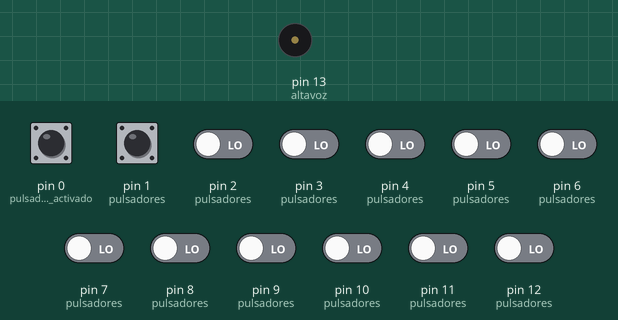
Simulated run of this sketch. Board: Arduino Uno, built with avr-gcc and run on an emulated ATmega328P. On the bench: buzzer (waves = sounding). Inputs (shaded band) come from the test bench; at power-on: pin 0 (pulsador_activado) HIGH, pin 1 (pulsadores), pin 2 (pulsadores), pin 3 (pulsadores), pin 4 (pulsadores), pin 5 (pulsadores), pin 6 (pulsadores), pin 7 (pulsadores), pin 8 (pulsadores), pin 9 (pulsadores), pin 10 (pulsadores), pin 11 (pulsadores), pin 12 (pulsadores) LOW.

Above: at 1.2 s.
1.3 s: pin 1 (pulsadores) pulled HIGH for 0.15 s
At 1.37 s:
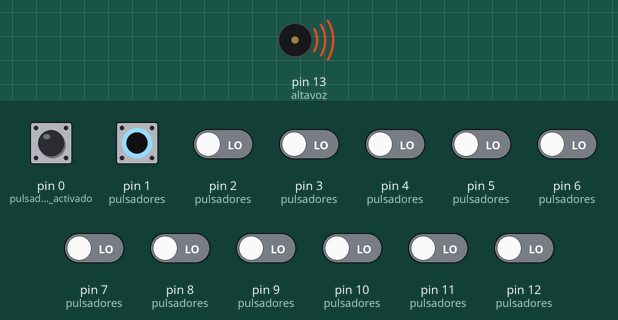
Timing chart, 0 to 4.3 s (numbered marks = the images above; inputs shaded):
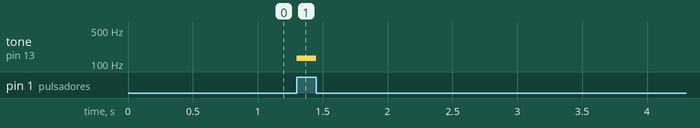

The sketch:

teclado.ino
```cpp
//------------- Pin Pulsadores -------------\\

// Blancas (Notas Basicas)
const int pC   = 1;    //Do
const int pD   = 2;    //Re
const int pE   = 3;    //Mi
const int pF   = 4;    //Fa
const int pG  = 5;     //Sol
const int pA   = 6;    //La
const int pB   = 7;    //Si


// Negras (Notas Sostenidas)
const int pCs  = 8;     //Do#
const int pDs  = 9;     //Re#
const int pFs  = 10;    //Fa#
const int pGs = 11;     //Sol#
const int pAs  = 12;    //La#

// Altavoz
const int altavoz = 13;
const int altavoz2 = 0;

//------------- Notas (Frecuencias 3_Octava) -------------\\


const int C  = 131;     //Do
const int Cs = 138;     //Do_Sostenido
const int D  = 146;     //Re
const int Ds = 155;     //Re_Sostenido
const int E  = 164;     //Mi
const int F  = 174;     //Fa
const int Fs = 185;     //Fa_Sostenido
const int G  = 196;     //Sol
const int Gs = 207;     //Sol_Sostenido
const int A  = 220;     //La
const int As = 233;     //La_Sostenido
const int B  = 246;     //Si


//------------- Notas (Altavoz) ---------;b ----\\

int NOTAS[ ]        = {C, D, E, F, G, A, B, Cs, Ds, Fs, Gs, As};
int pulsadores[ ]    = {pC, pD, pE, pF, pG, pA, pB, pCs, pDs, pFs, pGs, pAs};

int pulsador_activado = 0;


void setup() {
  // put your setup code here, to run once:
  for(int pin=11; pin>0; pin--) {
      pinMode(pulsadores[pin] , INPUT);
  }
}

void loop() {
  // put your main code here, to run repeatedly
  int pulsador_actual; // se declara como variable local
  // el bucle analiza el estado de los 7 pulsadores
  for (int pulsador=0; pulsador<12; pulsador++) {
    pulsador_actual = digitalRead(pulsadores[pulsador]); // se lee el estado del pulsador
      // si se presiono, se procede a reproducir la nota asociada
       if (pulsador_actual == HIGH) {
         tone(altavoz,NOTAS[pulsador]); // reproduce la nota
         // grabamos el pulsador que ha sido apretado
         pulsador_activado = pulsadores[pulsador];
         break;
       }
  }
  // su soltamos el pulsador activo apagamos cortamos el sonido
  if (digitalRead(pulsador_activado) == LOW) {
    noTone(altavoz);
  }


}
```

Measured:
- after the input at 1.3 s, tone on pin 13 (altavoz): silent → 131 Hz at once, → silent 0.15 s later
